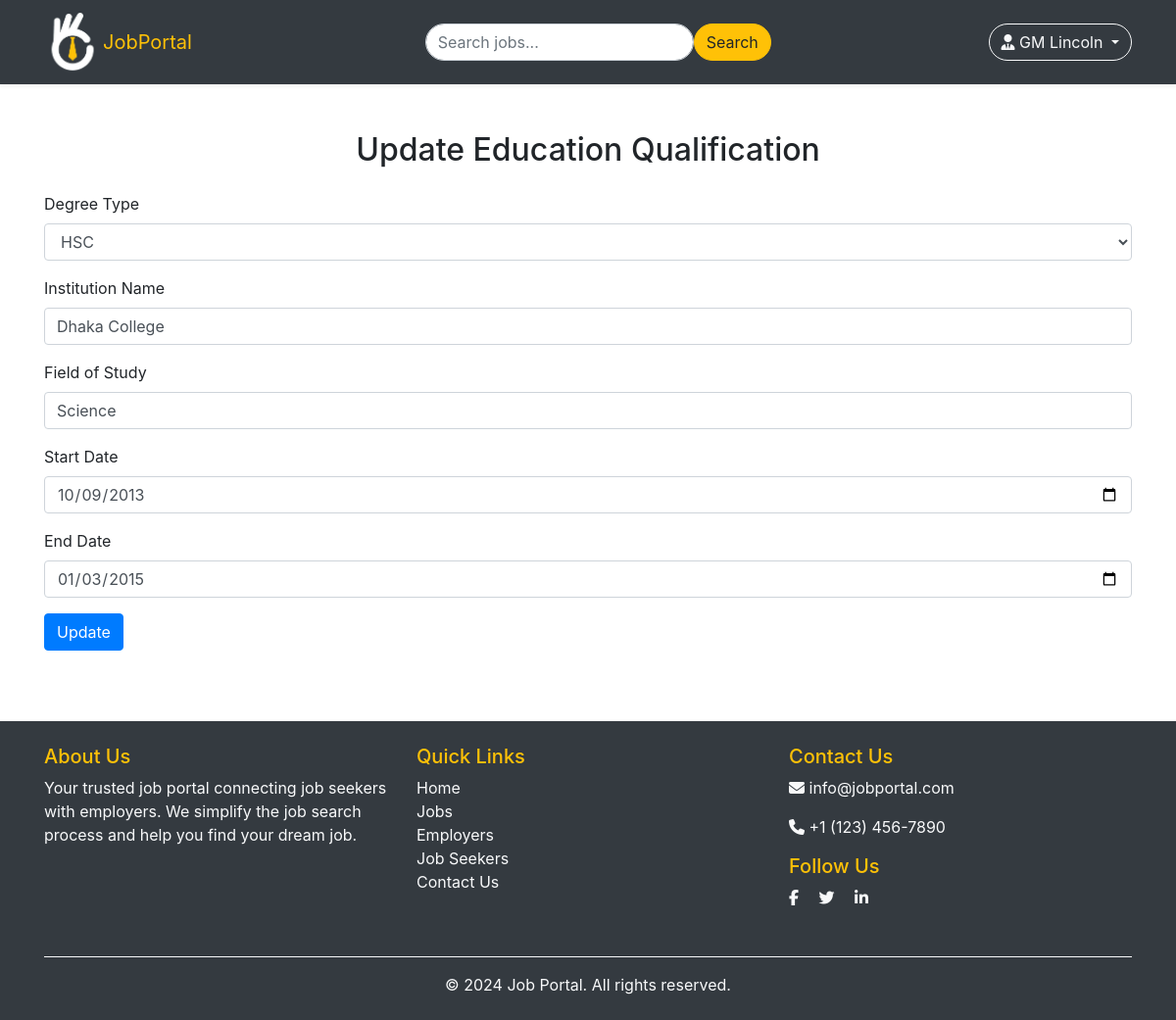
/updateEducation/14 (signed in), run on an earlier commit of the app's database.
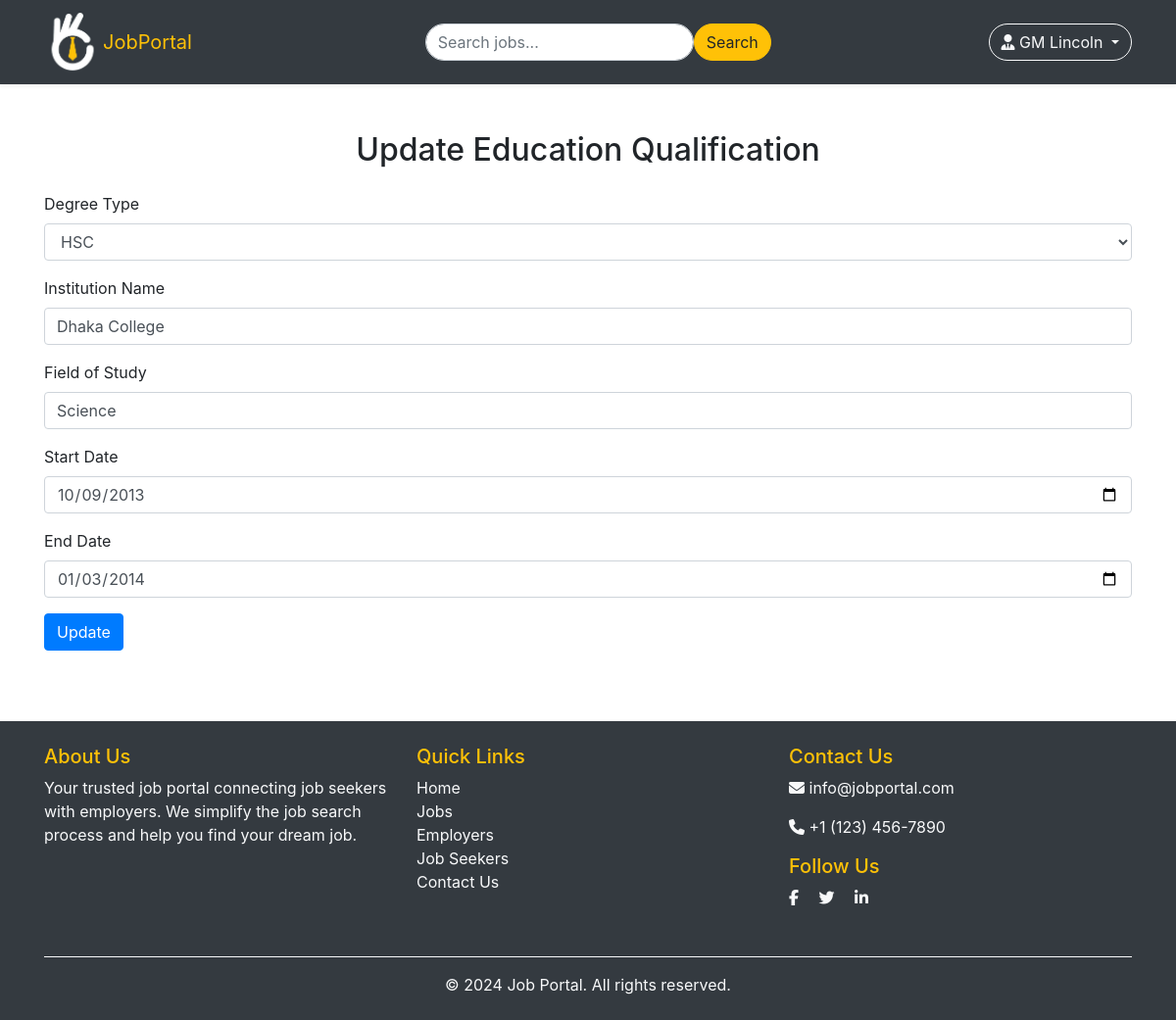
And on a later commit of the database.
### myApp/models.py (models this page shows, shortened)
class Education_Model(models.Model):
    user = models.ForeignKey(Custom_User, null=True, on_delete=models.CASCADE)
    institute_name = models.CharField(max_length=200, null=True)
    degree_name = models.CharField(max_length=100, null=True)
    field_of_study = models.CharField(max_length=200, null=True)
    start_date = models.DateField(max_length=30, null=True)
    end_date = models.DateField(max_length=30, null=True)
    class Meta:
        unique_together = ('user','institute_name','degree_name')

### myProject/views.py (the view, shortened to what this page needs)
# urls.py: path('updateEducation/<int:edu_id>', updateEducation, name='updateEducation'),
@login_required
def updateEducation(req, edu_id):
    if req.user.user_type == 'seeker':
        edu_info = get_object_or_404(Education_Model, id = edu_id)
    context = {
        'education_info': edu_info,
    }
    return render(req, 'job_seeker/update-education.html', context)

### templates/job_seeker/update-education.html (shortened to what this page needs)
{% extends 'common/base.html' %}
{% block body %}
<div class="container mt-5">
    <h2 class="text-center mb-4">Update Education Qualification</h2>
    <form method="POST">
        <div class="form-group">
            <label for="degree">Degree Type</label>
            <select class="form-control" id="degree" name="degree_type" required>
                {% if education_info.degree_name == 'ssc' or education_info.degree_name == 'hsc' %}
                <option value="{{education_info.degree_name}}" selected>{{education_info.degree_name|upper}}</option>
                {% elif education_info.degree_name == 'bachelor' or education_info.degree_name == 'master' %}
                <option value="{{education_info.degree_name}}" selected>{{education_info.degree_name|capfirst}}'s Degree
                </option>
                {% else %}
                <option value="{{education_info.degree_name}}" selected>{{education_info.degree_name|capfirst}}</option>
                {% endif %}
            </select>
        </div>
        <div class="form-group">
            <label for="institution">Institution Name</label>
            <input type="text" class="form-control" id="institution_text" name="institution_text"
                placeholder="Enter institution name" value="{{education_info.institute_name}}" required>
        </div>
        <div class="form-group">
            <label for="field_of_study">Field of Study</label>
            <input type="text" class="form-control" id="field_of_study_text" name="field_of_study_text"
                placeholder="Enter your field of study" value="{{education_info.field_of_study}}" required>
        </div>
        <div class="form-group">
            <label for="start_date">Start Date</label>
            <input type="date" class="form-control" id="start_date" name="start_date"
                value="{{education_info.start_date|date:'Y-m-d'}}" required>
        </div>
        <div class="form-group">
            <label for="end_date">End Date</label>
            <input type="date" class="form-control" id="end_date" name="end_date"
                value="{{education_info.end_date|date:'Y-m-d'}}" required>
        </div>
        <button type="submit" class="btn btn-primary mb-4">Update</button>
    </form>
</div>
{% endblock body %}

What changed in the data, as far as the page shows it:
changed Education_Model "HSC": end_date "01/03/2015" → "01/03/2014"
